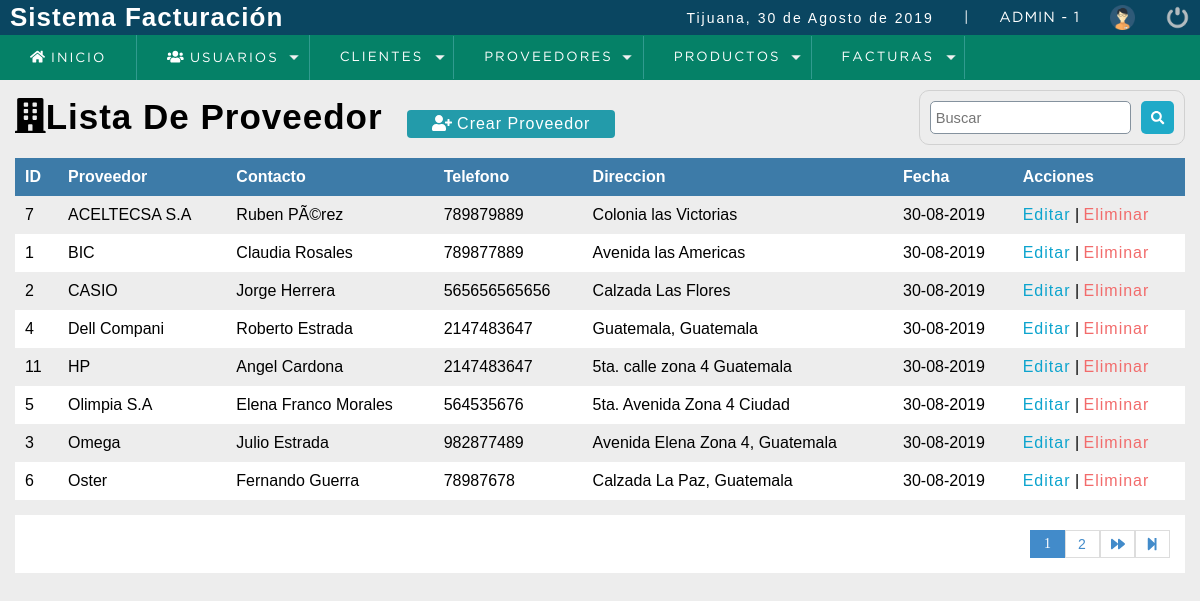
/sistema/lista_proveedor.php (signed in), run on the app's committed database.
### tables this page shows
CREATE TABLE `proveedor` (
  `codproveedor` int(11) NOT NULL,
  `proveedor` varchar(100) DEFAULT NULL,
  `contacto` varchar(100) DEFAULT NULL,
  `telefono` bigint(11) DEFAULT NULL,
  `direccion` text,
  `usuario_id` int(11) NOT NULL,
  `date_add` datetime NOT NULL  DEFAULT CURRENT_TIMESTAMP,  
  `estatus` tinyint DEFAULT 1
);

### sistema/includes/functions.php (called while the page is built, shortened)
<?php
	function fechaC(){
		$mes = array("","Enero",
					  "Febrero",
					  "Marzo",
					  "Abril",
					  "Mayo",
					  "Junio",
					  "Julio",
					  "Agosto",
					  "Septiembre",
					  "Octubre",
					  "Noviembre",
					  "Diciembre");
		return date('d')." de ". $mes[date('n')] . " de " . date('Y');
	}
 ?>

### sistema/lista_proveedor.php (the view, shortened to what this page needs)
<?php
  include "../conexion.php"
?>
<!DOCTYPE html>
<html lang="en">
<head>
	<?php include "includes/script.php"; ?>
</head>
<body>
	<?php include "includes/header.php"; ?>
	<section id="container">
    <h1><i class="fas fa-building"></i>Lista De Proveedor</h1>
    <a href = "registro_proveedor.php" class = "btn_new"><i class="fas fa-user-plus"></i> Crear Proveedor</a>
    <form action="buscar_proveedor.php" method="get" class = "form_search">
      <input type="text" name = "busqueda" id="busqueda" placeholder ="Buscar">
      <button type="submit" class="btn_search"><i class="fas fa-search"></i></button>
    </form>
    <table>
      <tr>
        <th>ID</th>
        <th>Proveedor</th>
        <th>Contacto</th>
        <th>Telefono</th>
        <th>Direccion</th>
        <th>Fecha</th>
        <th>Acciones</th>
      </tr>
      <?php
        $sql_registe = mysqli_query($conexion,"SELECT COUNT(*) AS total_registro FROM proveedor WHERE  estatus = 1");
        $result_register = mysqli_fetch_array($sql_registe);
        $total_registro = $result_register['total_registro'];
        $por_pagina = 8;
        if(empty($_GET['pagina']))
        {
          $pagina = 1;
        }
        else
        {
          $pagina = $_GET['pagina'];
        }
        $desde = ($pagina-1)*$por_pagina;
        $total_paginas = ceil($total_registro/$por_pagina);
        $query = mysqli_query($conexion,"SELECT * FROM proveedor WHERE estatus = 1  ORDER BY proveedor ASC LIMIT $desde,$por_pagina");
        $result = mysqli_num_rows($query);
        if ($result > 0)
        {
          while ($data= mysqli_fetch_array($query))
          {
            $formato = 'Y-m-d H:i:s';
            $fecha = DateTime::createFromFormat($formato,$data['date_add']);
      ?>
          <tr>
            <td><?php echo $data['codproveedor']; ?></td>
            <td><?php echo $data['proveedor']; ?></td>
            <td><?php echo $data['contacto']; ?></td>
            <td><?php echo $data['telefono']; ?></td>
            <td><?php echo $data['direccion']; ?></td>
            <td><?php echo $fecha->format('d-m-Y'); ?></td>
            <td>
              <a class ="link_edit" href = "editar_proveedor.php?id=<?php echo $data['codproveedor']; ?>">Editar</a>
              |
              <a class = "link_delete"  href = "eliminar_confirmar_proveedor.php?id=<?php echo $data['codproveedor']; ?>">Eliminar</a>
            </td>
          </tr>
      <?php
          }
        }
      ?>
    </table>
    <div class = "paginador">
        <ul>
        <?php
            for ($i=1;$i<=$total_paginas;$i++)
            {
              if ($i == $pagina)
              {
                echo '<li class="pageSelected">'.$i.'</li>';
              }
              else
              {
                echo '<li><a href="?pagina='.$i.'">'.$i.'</a></li>';
              }
            }
            if ($pagina != $total_paginas)
            {
        ?>
          <li><a href= "?pagina=<?php echo $pagina+1; ?>"><i class="fas fa-forward"></i></a></li>
          <li><a href= "?pagina=<?php echo $total_paginas; ?>"><i class="fas fa-step-forward"></i></a></li>
        <?php
            }
        ?>
        </ul>
    </div>
	</section>
</body>
</html>

### sistema/includes/script.php (shortened to what this page needs)
<link rel="stylesheet" type="text/css" href="css/style.css">
<?php include "functions.php";  ?>

### sistema/includes/header.php (shortened to what this page needs)
<header>
		<div class="header">
			<h1>Sistema Facturación</h1>
			<div class="optionsBar">
				<p>Tijuana, <?php echo fechaC();?></p>
				<span>|</span>
				<span class="user"><?php echo $_SESSION['usuario'].' - '.$_SESSION['rol']; ?></span>
				<img class="photouser" src="img/user.png" alt="Usuario">
				<a href="salir.php"><img class="close" src="img/salir.png" alt="Salir del sistema" title="Salir"></a>
			</div>
		</div>
    <?php include "nav.php"; ?>
</header>

### sistema/includes/nav.php (shortened to what this page needs)
<nav>
			<ul>
				<li><a href="index.php"><i class="fas fa-home"></i> Inicio</a></li>
				<?php
					if ($_SESSION['rol'] == 1)
					{
				?>
				<li class="principal">
					<a href="#"><i class="fas fa-users"></i> Usuarios</a>
				</li>
				<?php
					}
				?>
				<li class="principal">
					<a href="#">Clientes</a>
				</li>
				<?php if ($_SESSION['rol'] == 1 || $_SESSION['rol'] == 2)	{?>
				<li class="principal">
					<a href="#">Proveedores</a>
				</li>
				<?php }  ?>
					<li class="principal">
						<a href="#">Productos</a>
					</li>
				<li class="principal">
					<a href="#">Facturas</a>
				</li>
			</ul>
		</nav>

### sistema/css/style.css (style rules this page uses)
* { margin: 0; padding: 0; box-sizing: border-box; }
body { background: #ededed; }
h1, h2, h3, h4, h5, h6 { font-family: 'arial'; font-weight: bold; letter-spacing: 1px; }
h1 { font-size: 26px; }
p { font-family: 'arial'; letter-spacing: 2px; font-size: 14px; line-height: 20px; }
a { text-decoration: none; font-family: arial; letter-spacing: 1px; }
span { font-family: 'GothamBook'; letter-spacing: 1px; font-size: 14px; line-height: 20px; }
header { position: fixed; width: 100%; }
.header { color: #FFF; background: #0a4661; height: 35px; display: -webkit-flex; display: -moz-flex; display: -ms-flex; display: -o-flex; display: flex; justify-content: space-between; align-items: center; padding: 10px; }
.optionsBar { display: -webkit-flex; display: -moz-flex; display: -ms-flex; display: -o-flex; display: flex; justify-content: center; align-items: center; }
.optionsBar span { color: #FFF; font-size: 11pt; font-family: 'GothamBook'; text-transform: uppercase; margin-left: 30px; }
.photouser { margin-left: 30px; width: 25px; height: 25px; }
.close { width: 25px; height: 25px; }
.optionsBar a { display: -webkit-flex; display: -moz-flex; display: -ms-flex; display: -o-flex; display: flex; margin-left: 30px; }
nav ul { background: #058167; list-style: none; display: -webkit-flex; display: -moz-flex; display: -ms-flex; display: -o-flex; display: flex; justify-content: left; align-items: center; }
nav ul > li a { position: relative; }
nav a { color: #FFF; display: block; font-size: 10pt; font-family: 'GothamBook'; padding: 15px 30px; text-transform: uppercase; letter-spacing: 2px; transition: background .5s; border-right: 1px solid #319B8F; }
nav .principal > a { background: url(../images/arrow_bottom.png) no-repeat; background-position-x: 0%; background-position-y: 0%; background-size: auto auto; background-position: 94% center; background-size: 10px; }
#container { padding: 90px 15px 15px; }
form { background:#FFF; margin:auto; padding:20px 50px; border: 1px solid #d1d1d1; }
input,select { display:block; width: 100%; font-size:11pt; padding:5px; border:1px solid #85929e; border-radius:5px; }
#container h1 { font-size:35px; display:inline-block; }
.btn_new { display:inline-block; background:#239baa; color:#FFF; padding:5px 25px; border-radius:4px; margin:20px; }
table { border-collapse:collapse; font-size:12pt; font-family:'arial'; width:100%; }
table th { text-align:left; padding:10px; background:#3d7ba8; color:#FFF; }
table tr:nth-child(odd) { background:#FFF; }
table td { padding:10px; }
.link_edit { color:#0ca4ce; }
.link_delete { color:#f26b6b; }
.paginador ul { padding:15px; list-style:none; background:#FFF; margin-top:15px; display:-webkit-flex; display:-moz-flex; display:-ms-flex; display:-o-flex; display:flex; justify-content:flex-end; }
.paginador a, .pageSelected { color:#428bca; border:1px solid #ddd; padding:5px; display:inline-block; font-size:14px; text-align:center; width:35px; }
.pageSelected { color:#FFF; background:#428bca; border:1px solid #428bca; }
.form_search { display:-webkit-flex; display:-moz-flex; display:-ms-flex; display:-o-flex; display:flex; float:right; background:initial; padding:10px; border-radius:10px; }
.form_search .btn_search { background:#1faac8; color:#FFF; padding:10px; border:0; cursor:pointer; margin-left:10px; display:-webkit-flex; display:-moz-flex; display:-ms-flex; display:-o-flex; display:flex; border-radius:5px; }

### data on the page
proveedor: codproveedor "7", proveedor "ACELTECSA S.A", contacto "Ruben PÃ©rez", telefono "789879889", direccion "Colonia las Victorias", date_add "30-08-2019"
proveedor: codproveedor "1", proveedor "BIC", contacto "Claudia Rosales", telefono "789877889", direccion "Avenida las Americas", date_add "30-08-2019"
proveedor: codproveedor "2", proveedor "CASIO", contacto "Jorge Herrera", telefono "565656565656", direccion "Calzada Las Flores", date_add "30-08-2019"
proveedor: codproveedor "4", proveedor "Dell Compani", contacto "Roberto Estrada", telefono "2147483647", direccion "Guatemala, Guatemala", date_add "30-08-2019"
proveedor: codproveedor "11", proveedor "HP", contacto "Angel Cardona", telefono "2147483647", direccion "5ta. calle zona 4 Guatemala", date_add "30-08-2019"
proveedor: codproveedor "5", proveedor "Olimpia S.A", contacto "Elena Franco Morales", telefono "564535676", direccion "5ta. Avenida Zona 4 Ciudad", date_add "30-08-2019"
proveedor: codproveedor "3", proveedor "Omega", contacto "Julio Estrada", telefono "982877489", direccion "Avenida Elena Zona 4, Guatemala", date_add "30-08-2019"
proveedor: codproveedor "6", proveedor "Oster", contacto "Fernando Guerra", telefono "78987678", direccion "Calzada La Paz, Guatemala", date_add "30-08-2019"

### other printed values
fechaC() "30 de Agosto de 2019"
$_SESSION['usuario'] "ADMIN"
$_SESSION['rol'] "1"
